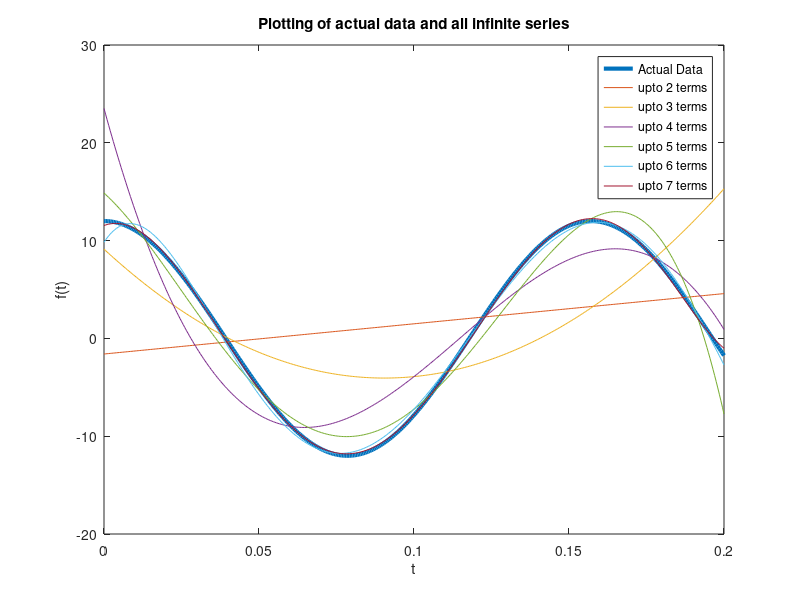

Recreate this plot in MATLAB.
%Matlab code for infinite series
clear all
close all

%all given data
t=linspace(0,0.2,400);
ft=12*cos(40.*t);
%plotting the data
plot(t,ft,'linewidth',3)
lgnd{1}='Actual Data';
hold on
t1=linspace(0,0.2,400);
%loop for infinite series
i=1;
pp=polyfit(t,ft,i);
pvl=polyval(pp,t1);
fprintf('\nFor %d terms, coefficients are \n',i+2)
disp(flip(pp))
plot(t1,pvl)
lgnd{i+1}=sprintf('upto %d terms',i+1);
i=2;
pp=polyfit(t,ft,i);
    pvl=polyval(pp,t1);
    fprintf('\nFor %d terms, coefficients are \n',i+2)
    disp(flip(pp))
    plot(t1,pvl)
    lgnd{i+1}=sprintf('upto %d terms',i+1);
i=3;
pp=polyfit(t,ft,i);
    pvl=polyval(pp,t1);
    fprintf('\nFor %d terms, coefficients are \n',i+2)
    disp(flip(pp))
    plot(t1,pvl)
    lgnd{i+1}=sprintf('upto %d terms',i+1);
i=4;
pp=polyfit(t,ft,i);
    pvl=polyval(pp,t1);
    fprintf('\nFor %d terms, coefficients are \n',i+2)
    disp(flip(pp))
    plot(t1,pvl)
    lgnd{i+1}=sprintf('upto %d terms',i+1);
i=5;
pp=polyfit(t,ft,i);
    pvl=polyval(pp,t1);
    fprintf('\nFor %d terms, coefficients are \n',i+2)
    disp(flip(pp))
    plot(t1,pvl)
    lgnd{i+1}=sprintf('upto %d terms',i+1);
i=6;
pp=polyfit(t,ft,i);
    pvl=polyval(pp,t1);
    fprintf('\nFor %d terms, coefficients are \n',i+2)
    disp(flip(pp))
    plot(t1,pvl)
    lgnd{i+1}=sprintf('upto %d terms',i+1);


xlabel('t')
ylabel('f(t)')
legend(lgnd,'location','best')
title('Plotting of actual data and all infinite series')
box on
%%%%%%%%%%%%% End of Code %%%%%%%%%%%%%

